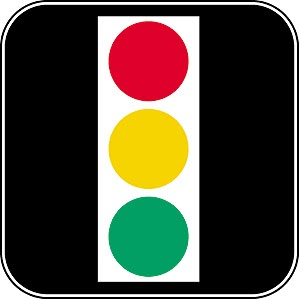
#> input picture stop_light3.jpg, 300 x 300 px
$ python Object_Detection_Tracking.py
#> lines starting #> are read from the running program, lines starting #| are printed output that depends on the picture; after the words box and inside, x2 and y2 are one past the last pixel; in counts of white or black regions, pixels touching at a corner belong together
# import the necessary packages
import cv2
import numpy as np
import matplotlib
import imutils

image1 = cv2.imread("stop_light3.jpg")
#> image1 is the input picture: shape (300, 300, 3); mean B, G, R 57.3, 70.1, 75.5
image = imutils.resize(image1, width=480)
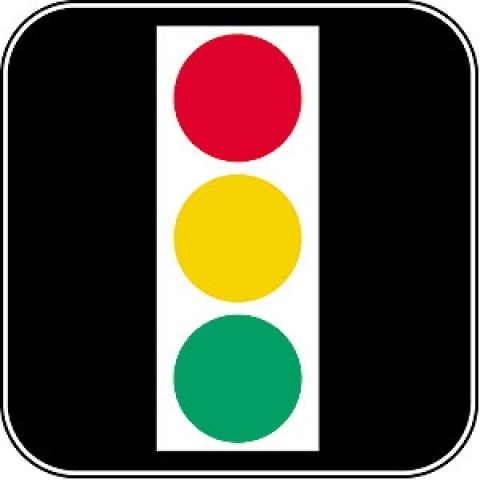
#> image: shape (480, 480, 3); mean B, G, R 57.3, 70.1, 75.5
cv2.imshow("RGB Image",image)

#corner = image[305:450, 170:310]
#cv2.imshow("Corner", corner)
#cv2.waitKey(0)

b,g,r = image[370,250]
#> b = 100; g = 159; r = 1
bgr = [b, g, r]
#> bgr = [100, 159, 1]
print(bgr)
#| [100, 159, 1]
thresh = 10
hsv23 = [79, 253, 159]

#convert 1D array to 3D, then convert it to HSV and take the first element
# this will be same as shown in the above figure [65, 229, 158]
hsv1 = cv2.cvtColor(image, cv2.COLOR_BGR2HSV)
#> hsv1: shape (480, 480, 3); mean H, S, V 21.9, 43.7, 84.3
print("hsv", hsv1)
#> (printed output is left out)

minHSV = np.array([hsv23[0] - thresh, hsv23[1] - thresh, hsv23[2] - thresh])
maxHSV = np.array([hsv23[0] + thresh, hsv23[1] + thresh, hsv23[2] + thresh])
print(minHSV)
print(maxHSV)

maskHSV = cv2.inRange(hsv1, minHSV, maxHSV)
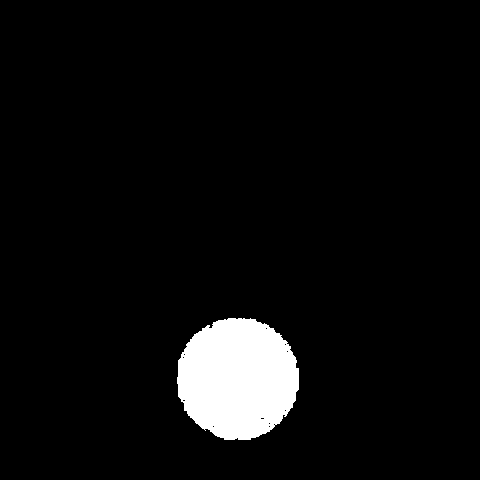
#> maskHSV: shape (480, 480); 5.1% white; 1 white region, box (x1, y1, x2, y2) and area: (177, 318, 299, 440) 11677

#cv2.imshow("Result HSV",resultHSV)
cv2.imshow("Mask HSV",maskHSV)
cv2.waitKey(0)

print("The program- was succesfully executed!")
